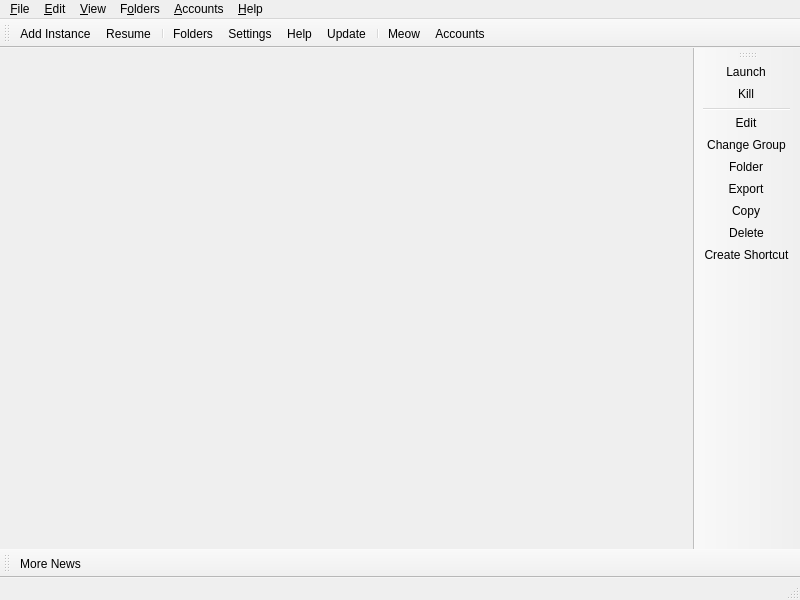
<?xml version="1.0" encoding="UTF-8"?>
<ui version="4.0">
 <class>MainWindow</class>
 <widget class="QMainWindow" name="MainWindow">
  <property name="geometry">
   <rect>
    <x>0</x>
    <y>0</y>
    <width>800</width>
    <height>600</height>
   </rect>
  </property>
  <widget class="QWidget" name="centralWidget">
   <layout class="QHBoxLayout" name="horizontalLayout">
    <property name="spacing">
     <number>0</number>
    </property>
    <property name="leftMargin">
     <number>0</number>
    </property>
    <property name="topMargin">
     <number>0</number>
    </property>
    <property name="rightMargin">
     <number>0</number>
    </property>
    <property name="bottomMargin">
     <number>0</number>
    </property>
   </layout>
  </widget>
  <widget class="QStatusBar" name="statusBar"/>
  <widget class="QToolBar" name="mainToolBar">
   <property name="windowTitle">
    <string>Main Toolbar</string>
   </property>
   <property name="allowedAreas">
    <set>Qt::BottomToolBarArea|Qt::TopToolBarArea</set>
   </property>
   <property name="toolButtonStyle">
    <enum>Qt::ToolButtonTextBesideIcon</enum>
   </property>
   <property name="floatable">
    <bool>false</bool>
   </property>
   <attribute name="toolBarArea">
    <enum>TopToolBarArea</enum>
   </attribute>
   <attribute name="toolBarBreak">
    <bool>false</bool>
   </attribute>
   <addaction name="actionAddInstance"/>
   <addaction name="actionResumeLast"/>
   <addaction name="separator"/>
   <addaction name="actionFoldersButton"/>
   <addaction name="actionSettings"/>
   <addaction name="actionHelpButton"/>
   <addaction name="actionCheckUpdate"/>
   <addaction name="separator"/>
   <addaction name="actionCAT"/>
   <addaction name="actionAccountsButton"/>
  </widget>
  <widget class="QToolBar" name="newsToolBar">
   <property name="windowTitle">
    <string>News Toolbar</string>
   </property>
   <property name="allowedAreas">
    <set>Qt::BottomToolBarArea|Qt::TopToolBarArea</set>
   </property>
   <property name="iconSize">
    <size>
     <width>16</width>
     <height>16</height>
    </size>
   </property>
   <property name="toolButtonStyle">
    <enum>Qt::ToolButtonTextBesideIcon</enum>
   </property>
   <property name="floatable">
    <bool>false</bool>
   </property>
   <attribute name="toolBarArea">
    <enum>BottomToolBarArea</enum>
   </attribute>
   <attribute name="toolBarBreak">
    <bool>false</bool>
   </attribute>
   <addaction name="actionMoreNews"/>
  </widget>
  <widget class="WideBar" name="instanceToolBar">
   <property name="windowTitle">
    <string>Instance Toolbar</string>
   </property>
   <property name="allowedAreas">
    <set>Qt::LeftToolBarArea|Qt::RightToolBarArea</set>
   </property>
   <property name="iconSize">
    <size>
     <width>16</width>
     <height>16</height>
    </size>
   </property>
   <property name="toolButtonStyle">
    <enum>Qt::ToolButtonTextBesideIcon</enum>
   </property>
   <property name="floatable">
    <bool>false</bool>
   </property>
   <property name="useDefaultAction" stdset="0">
    <bool>true</bool>
   </property>
   <attribute name="toolBarArea">
    <enum>RightToolBarArea</enum>
   </attribute>
   <attribute name="toolBarBreak">
    <bool>false</bool>
   </attribute>
   <addaction name="actionLaunchInstance"/>
   <addaction name="actionKillInstance"/>
   <addaction name="separator"/>
   <addaction name="actionEditInstance"/>
   <addaction name="actionChangeInstGroup"/>
   <addaction name="actionViewSelectedInstFolder"/>
   <addaction name="actionExportInstance"/>
   <addaction name="actionCopyInstance"/>
   <addaction name="actionDeleteInstance"/>
   <addaction name="actionCreateInstanceShortcut"/>
  </widget>
  <widget class="QMenuBar" name="menuBar">
   <property name="geometry">
    <rect>
     <x>0</x>
     <y>0</y>
     <width>800</width>
     <height>22</height>
    </rect>
   </property>
   <widget class="QMenu" name="fileMenu">
    <property name="title">
     <string>&amp;File</string>
    </property>
    <property name="toolTipsVisible">
     <bool>true</bool>
    </property>
    <addaction name="actionAddInstance"/>
    <addaction name="actionJoinSharedPack"/>
    <addaction name="separator"/>
    <addaction name="actionLaunchInstance"/>
    <addaction name="actionKillInstance"/>
    <addaction name="separator"/>
    <addaction name="actionEditInstance"/>
    <addaction name="actionUpdatePack"/>
    <addaction name="actionShareInstance"/>
    <addaction name="actionCopyShareLink"/>
    <addaction name="actionInviteFriend"/>
    <addaction name="actionChangeInstGroup"/>
    <addaction name="actionViewSelectedInstFolder"/>
    <addaction name="actionExportInstance"/>
    <addaction name="actionCopyInstance"/>
    <addaction name="actionDeleteInstance"/>
    <addaction name="actionCreateInstanceShortcut"/>
    <addaction name="separator"/>
    <addaction name="actionSettings"/>
    <addaction name="actionCloseWindow"/>
   </widget>
   <widget class="QMenu" name="editMenu">
    <property name="title">
     <string>&amp;Edit</string>
    </property>
    <property name="toolTipsVisible">
     <bool>true</bool>
    </property>
    <addaction name="actionUndoTrashInstance"/>
   </widget>
   <widget class="QMenu" name="viewMenu">
    <property name="title">
     <string>&amp;View</string>
    </property>
    <property name="toolTipsVisible">
     <bool>true</bool>
    </property>
    <addaction name="actionChangeTheme"/>
    <addaction name="separator"/>
    <addaction name="actionCAT"/>
    <addaction name="actionToggleStatusBar"/>
    <addaction name="actionLockToolbars"/>
    <addaction name="separator"/>
   </widget>
   <widget class="QMenu" name="foldersMenu">
    <property name="title">
     <string>F&amp;olders</string>
    </property>
    <property name="toolTipsVisible">
     <bool>true</bool>
    </property>
    <addaction name="actionViewLauncherRootFolder"/>
    <addaction name="separator"/>
    <addaction name="actionViewInstanceFolder"/>
    <addaction name="actionViewCentralModsFolder"/>
    <addaction name="actionViewSkinsFolder"/>
    <addaction name="actionViewJavaFolder"/>
    <addaction name="separator"/>
    <addaction name="actionViewIconThemeFolder"/>
    <addaction name="actionViewWidgetThemeFolder"/>
    <addaction name="actionViewCatPackFolder"/>
    <addaction name="actionViewIconsFolder"/>
    <addaction name="separator"/>
    <addaction name="actionViewLogsFolder"/>
   </widget>
   <widget class="QMenu" name="accountsMenu">
    <property name="title">
     <string>&amp;Accounts</string>
    </property>
   </widget>
   <widget class="QMenu" name="helpMenu">
    <property name="title">
     <string>&amp;Help</string>
    </property>
    <property name="toolTipsVisible">
     <bool>true</bool>
    </property>
    <addaction name="actionClearMetadata"/>
    <addaction name="actionReportBug"/>
    <addaction name="actionViewLog"/>
    <addaction name="actionAddToPATH"/>
    <addaction name="separator"/>
    <addaction name="actionMATRIX"/>
    <addaction name="actionDISCORD"/>
    <addaction name="actionREDDIT"/>
    <addaction name="separator"/>
    <addaction name="actionMoreNews"/>
    <addaction name="actionCheckUpdate"/>
    <addaction name="actionOpenWiki"/>
    <addaction name="actionAbout"/>
   </widget>
   <addaction name="fileMenu"/>
   <addaction name="editMenu"/>
   <addaction name="viewMenu"/>
   <addaction name="foldersMenu"/>
   <addaction name="accountsMenu"/>
   <addaction name="helpMenu"/>
  </widget>
  <action name="actionMoreNews">
   <property name="icon">
    <iconset theme="news"/>
   </property>
   <property name="text">
    <string>More News...</string>
   </property>
   <property name="toolTip">
    <string>Open the development blog to read more news about %1.</string>
   </property>
  </action>
  <action name="actionCAT">
   <property name="checkable">
    <bool>true</bool>
   </property>
   <property name="icon">
    <iconset theme="cat"/>
   </property>
   <property name="text">
    <string>&amp;Meow</string>
   </property>
   <property name="toolTip">
    <string>It's a fluffy kitty :3</string>
   </property>
  </action>
  <action name="actionToggleStatusBar">
   <property name="checkable">
    <bool>true</bool>
   </property>
   <property name="text">
    <string>Status Bar</string>
   </property>
  </action>
  <action name="actionLockToolbars">
   <property name="checkable">
    <bool>true</bool>
   </property>
   <property name="text">
    <string>Lock Toolbars</string>
   </property>
  </action>
  <action name="actionUndoTrashInstance">
   <property name="enabled">
    <bool>false</bool>
   </property>
   <property name="text">
    <string>&amp;Undo Last Instance Deletion</string>
   </property>
  </action>
  <action name="actionAddInstance">
   <property name="icon">
    <iconset theme="new"/>
   </property>
   <property name="text">
    <string>Add Instanc&amp;e...</string>
   </property>
   <property name="toolTip">
    <string>Add a new instance.</string>
   </property>
  </action>
  <action name="actionJoinSharedPack">
   <property name="icon">
    <iconset theme="server"/>
   </property>
   <property name="text">
    <string>&amp;Join Shared Pack...</string>
   </property>
   <property name="toolTip">
    <string>Join a modpack a friend shared with you via a modrinth.com/share link.</string>
   </property>
  </action>
  <action name="actionResumeLast">
   <property name="visible">
    <bool>false</bool>
   </property>
   <property name="icon">
    <iconset theme="launch"/>
   </property>
   <property name="text">
    <string>Resume</string>
   </property>
   <property name="toolTip">
    <string>Jump back into the instance you last played.</string>
   </property>
  </action>
  <action name="actionUpdatePack">
   <property name="visible">
    <bool>false</bool>
   </property>
   <property name="icon">
    <iconset theme="checkupdate"/>
   </property>
   <property name="text">
    <string>Update Pac&amp;k...</string>
   </property>
   <property name="toolTip">
    <string>A newer version of this modpack is available. Open the pack page to update.</string>
   </property>
  </action>
  <action name="actionShareInstance">
   <property name="icon">
    <iconset theme="accounts"/>
   </property>
   <property name="text">
    <string>S&amp;haring...</string>
   </property>
   <property name="toolTip">
    <string>Share this instance with friends and push updates to them via Modrinth shared instances.</string>
   </property>
  </action>
  <action name="actionCopyShareLink">
   <property name="icon">
    <iconset theme="copy"/>
   </property>
   <property name="text">
    <string>Copy In&amp;vite Link</string>
   </property>
   <property name="toolTip">
    <string>Create a fresh invite link for this shared instance and copy it to the clipboard.</string>
   </property>
  </action>
  <action name="actionInviteFriend">
   <property name="icon">
    <iconset theme="accounts"/>
   </property>
   <property name="text">
    <string>Invite a &amp;Friend...</string>
   </property>
   <property name="toolTip">
    <string>Send one of your Modrinth friends an invite to this shared instance.</string>
   </property>
  </action>
  <action name="actionCheckUpdate">
   <property name="icon">
    <iconset theme="checkupdate"/>
   </property>
   <property name="text">
    <string>&amp;Update...</string>
   </property>
   <property name="toolTip">
    <string>Check for new updates for %1.</string>
   </property>
   <property name="menuRole">
    <enum>QAction::ApplicationSpecificRole</enum>
   </property>
  </action>
  <action name="actionSettings">
   <property name="icon">
    <iconset theme="settings"/>
   </property>
   <property name="text">
    <string>Setti&amp;ngs...</string>
   </property>
   <property name="toolTip">
    <string>Change settings.</string>
   </property>
   <property name="menuRole">
    <enum>QAction::PreferencesRole</enum>
   </property>
  </action>
  <action name="actionManageAccounts">
   <property name="icon">
    <iconset theme="accounts"/>
   </property>
   <property name="text">
    <string>&amp;Manage Accounts...</string>
   </property>
  </action>
  <action name="actionLaunchInstance">
   <property name="icon">
    <iconset theme="launch"/>
   </property>
   <property name="text">
    <string>&amp;Launch</string>
   </property>
   <property name="toolTip">
    <string>Launch the selected instance.</string>
   </property>
  </action>
  <action name="actionKillInstance">
   <property name="icon">
    <iconset theme="status-bad"/>
   </property>
   <property name="text">
    <string>&amp;Kill</string>
   </property>
   <property name="toolTip">
    <string>Kill the running instance.</string>
   </property>
   <property name="shortcut">
    <string>Ctrl+K</string>
   </property>
  </action>
  <action name="actionRenameInstance">
   <property name="icon">
    <iconset theme="rename"/>
   </property>
   <property name="text">
    <string>Rename</string>
   </property>
   <property name="toolTip">
    <string>Rename the selected instance.</string>
   </property>
  </action>
  <action name="actionChangeInstGroup">
   <property name="icon">
    <iconset theme="tag"/>
   </property>
   <property name="text">
    <string>&amp;Change Group...</string>
   </property>
   <property name="toolTip">
    <string>Change the selected instance's group.</string>
   </property>
   <property name="shortcut">
    <string>Ctrl+G</string>
   </property>
  </action>
  <action name="actionChangeInstIcon">
   <property name="text">
    <string>Change Icon</string>
   </property>
   <property name="toolTip">
    <string>Change the selected instance's icon.</string>
   </property>
  </action>
  <action name="actionEditInstance">
   <property name="icon">
    <iconset theme="settings"/>
   </property>
   <property name="text">
    <string>&amp;Edit...</string>
   </property>
   <property name="toolTip">
    <string>Change the instance settings, mods and versions.</string>
   </property>
   <property name="shortcut">
    <string>Ctrl+I</string>
   </property>
  </action>
  <action name="actionViewSelectedInstFolder">
   <property name="icon">
    <iconset theme="viewfolder"/>
   </property>
   <property name="text">
    <string>&amp;Folder</string>
   </property>
   <property name="toolTip">
    <string>Open the selected instance's root folder in a file browser.</string>
   </property>
  </action>
  <action name="actionDeleteInstance">
   <property name="icon">
    <iconset theme="delete"/>
   </property>
   <property name="text">
    <string>Dele&amp;te</string>
   </property>
   <property name="toolTip">
    <string>Delete the selected instance.</string>
   </property>
   <property name="autoRepeat">
    <bool>false</bool>
   </property>
  </action>
  <action name="actionCopyInstance">
   <property name="icon">
    <iconset theme="copy"/>
   </property>
   <property name="text">
    <string>Cop&amp;y...</string>
   </property>
   <property name="toolTip">
    <string>Copy the selected instance.</string>
   </property>
   <property name="shortcut">
    <string>Ctrl+D</string>
   </property>
  </action>
  <action name="actionExportInstance">
   <property name="icon">
    <iconset theme="export"/>
   </property>
   <property name="text">
    <string>E&amp;xport...</string>
   </property>
   <property name="toolTip">
    <string>Export the selected instance to supported formats.</string>
   </property>
  </action>
  <action name="actionExportInstanceZip">
   <property name="icon">
    <iconset theme="launcher"/>
   </property>
   <property name="text">
    <string>Portal Launcher (zip)</string>
   </property>
  </action>
  <action name="actionExportInstanceMrPack">
   <property name="icon">
    <iconset theme="modrinth"/>
   </property>
   <property name="text">
    <string>Modrinth (mrpack)</string>
   </property>
  </action>
  <action name="actionExportInstanceFlamePack">
   <property name="icon">
    <iconset theme="flame"/>
   </property>
   <property name="text">
    <string>CurseForge (zip)</string>
   </property>
  </action>
  <action name="actionCreateInstanceShortcut">
   <property name="icon">
    <iconset theme="shortcut"/>
   </property>
   <property name="text">
    <string>Create Shortcut</string>
   </property>
   <property name="toolTip">
    <string>Creates a shortcut on a selected folder to launch the selected instance.</string>
   </property>
  </action>
  <action name="actionNoAccountsAdded">
   <property name="icon">
    <iconset theme="noaccount"/>
   </property>
   <property name="text">
    <string>No accounts added!</string>
   </property>
  </action>
  <action name="actionNoDefaultAccount">
   <property name="checkable">
    <bool>true</bool>
   </property>
   <property name="icon">
    <iconset theme="noaccount"/>
   </property>
   <property name="text">
    <string>No Default Account</string>
   </property>
   <property name="shortcut">
    <string>Ctrl+0</string>
   </property>
  </action>
  <action name="actionCloseWindow">
   <property name="icon">
    <iconset theme="status-bad"/>
   </property>
   <property name="text">
    <string>Close &amp;Window</string>
   </property>
   <property name="toolTip">
    <string>Close the current window</string>
   </property>
   <property name="menuRole">
    <enum>QAction::MenuRole::NoRole</enum>
   </property>
  </action>
  <action name="actionViewInstanceFolder">
   <property name="icon">
    <iconset theme="viewfolder"/>
   </property>
   <property name="text">
    <string>&amp;Instances</string>
   </property>
   <property name="toolTip">
    <string>Open the instances folder in a file browser.</string>
   </property>
  </action>
  <action name="actionViewLauncherRootFolder">
   <property name="icon">
    <iconset theme="viewfolder"/>
   </property>
   <property name="text">
    <string>Launcher &amp;Root</string>
   </property>
   <property name="toolTip">
    <string>Open the launcher's root folder in a file browser.</string>
   </property>
  </action>
  <action name="actionViewCentralModsFolder">
   <property name="icon">
    <iconset theme="centralmods"/>
   </property>
   <property name="text">
    <string>&amp;Central Mods</string>
   </property>
   <property name="toolTip">
    <string>Open the central mods folder in a file browser.</string>
   </property>
  </action>
  <action name="actionViewSkinsFolder">
   <property name="icon">
    <iconset theme="viewfolder"/>
   </property>
   <property name="text">
    <string>&amp;Skins</string>
   </property>
   <property name="toolTip">
    <string>Open the skins folder in a file browser.</string>
   </property>
  </action>
  <action name="actionViewIconsFolder">
   <property name="icon">
    <iconset theme="viewfolder"/>
   </property>
   <property name="text">
    <string>Instance Icons</string>
   </property>
   <property name="toolTip">
    <string>Open the instance icons folder in a file browser.</string>
   </property>
  </action>
  <action name="actionViewLogsFolder">
   <property name="icon">
    <iconset theme="viewfolder"/>
   </property>
   <property name="text">
    <string>Logs</string>
   </property>
   <property name="toolTip">
    <string>Open the logs folder in a file browser.</string>
   </property>
  </action>
  <action name="actionChangeTheme">
   <property name="text">
    <string>Themes</string>
   </property>
  </action>
  <action name="actionReportBug">
   <property name="icon">
    <iconset theme="bug"/>
   </property>
   <property name="text">
    <string>Report a Bug or Suggest a Feature</string>
   </property>
   <property name="toolTip">
    <string>Open the bug tracker to report a bug with %1.</string>
   </property>
  </action>
  <action name="actionDISCORD">
   <property name="icon">
    <iconset theme="discord"/>
   </property>
   <property name="text">
    <string>&amp;Discord Guild</string>
   </property>
   <property name="toolTip">
    <string>Open %1 Discord guild.</string>
   </property>
  </action>
  <action name="actionMATRIX">
   <property name="icon">
    <iconset theme="matrix"/>
   </property>
   <property name="text">
    <string>&amp;Matrix Space</string>
   </property>
   <property name="toolTip">
    <string>Open %1 Matrix space.</string>
   </property>
  </action>
  <action name="actionREDDIT">
   <property name="icon">
    <iconset theme="reddit-alien"/>
   </property>
   <property name="text">
    <string>Sub&amp;reddit</string>
   </property>
   <property name="toolTip">
    <string>Open %1 subreddit.</string>
   </property>
  </action>
  <action name="actionAbout">
   <property name="icon">
    <iconset theme="about"/>
   </property>
   <property name="text">
    <string>&amp;About %1</string>
   </property>
   <property name="toolTip">
    <string>View information about %1.</string>
   </property>
   <property name="menuRole">
    <enum>QAction::AboutRole</enum>
   </property>
  </action>
  <action name="actionClearMetadata">
   <property name="icon">
    <iconset theme="refresh"/>
   </property>
   <property name="text">
    <string>&amp;Clear Metadata Cache</string>
   </property>
   <property name="toolTip">
    <string>Clear cached metadata</string>
   </property>
  </action>
  <action name="actionViewLog">
   <property name="icon">
    <iconset theme="log">
     <normaloff>.</normaloff>.</iconset>
   </property>
   <property name="text">
    <string>View logs</string>
   </property>
   <property name="toolTip">
    <string>View current and previous launcher logs</string>
   </property>
  </action>
  <action name="actionAddToPATH">
   <property name="icon">
    <iconset theme="custom-commands"/>
   </property>
   <property name="text">
    <string>Install to &amp;PATH</string>
   </property>
   <property name="toolTip">
    <string>Install a %1 symlink to /usr/local/bin</string>
   </property>
  </action>
  <action name="actionFoldersButton">
   <property name="icon">
    <iconset theme="viewfolder"/>
   </property>
   <property name="text">
    <string>Folders</string>
   </property>
   <property name="toolTip">
    <string>Open one of the folders shared between instances.</string>
   </property>
  </action>
  <action name="actionHelpButton">
   <property name="icon">
    <iconset theme="help"/>
   </property>
   <property name="text">
    <string>Help</string>
   </property>
   <property name="toolTip">
    <string>Get help with %1 or Minecraft.</string>
   </property>
  </action>
  <action name="actionAccountsButton">
   <property name="icon">
    <iconset theme="noaccount"/>
   </property>
   <property name="text">
    <string>Accounts</string>
   </property>
  </action>
  <action name="actionOpenWiki">
   <property name="icon">
    <iconset theme="help"/>
   </property>
   <property name="text">
    <string>%1 &amp;Wiki</string>
   </property>
   <property name="toolTip">
    <string>Open the %1 wiki</string>
   </property>
  </action>
  <action name="actionViewWidgetThemeFolder">
   <property name="icon">
    <iconset theme="viewfolder"/>
   </property>
   <property name="text">
    <string>&amp;Widget Themes</string>
   </property>
   <property name="toolTip">
    <string>Open the widget themes folder in a file browser.</string>
   </property>
  </action>
  <action name="actionViewIconThemeFolder">
   <property name="icon">
    <iconset theme="viewfolder"/>
   </property>
   <property name="text">
    <string>I&amp;con Theme</string>
   </property>
   <property name="toolTip">
    <string>Open the icon theme folder in a file browser.</string>
   </property>
  </action>
  <action name="actionViewCatPackFolder">
   <property name="icon">
    <iconset theme="viewfolder"/>
   </property>
   <property name="text">
    <string>Cat Packs</string>
   </property>
   <property name="toolTip">
    <string>Open the cat packs folder in a file browser.</string>
   </property>
  </action>
  <action name="actionViewJavaFolder">
   <property name="icon">
    <iconset theme="viewfolder"/>
   </property>
   <property name="text">
    <string>Java</string>
   </property>
   <property name="toolTip">
    <string>Open the Java folder in a file browser. Only available if the built-in Java downloader is used.</string>
   </property>
  </action>
 </widget>
 <customwidgets>
  <customwidget>
   <class>WideBar</class>
   <extends>QToolBar</extends>
   <header>ui/widgets/WideBar.h</header>
  </customwidget>
 </customwidgets>
 <resources/>
 <connections/>
</ui>
